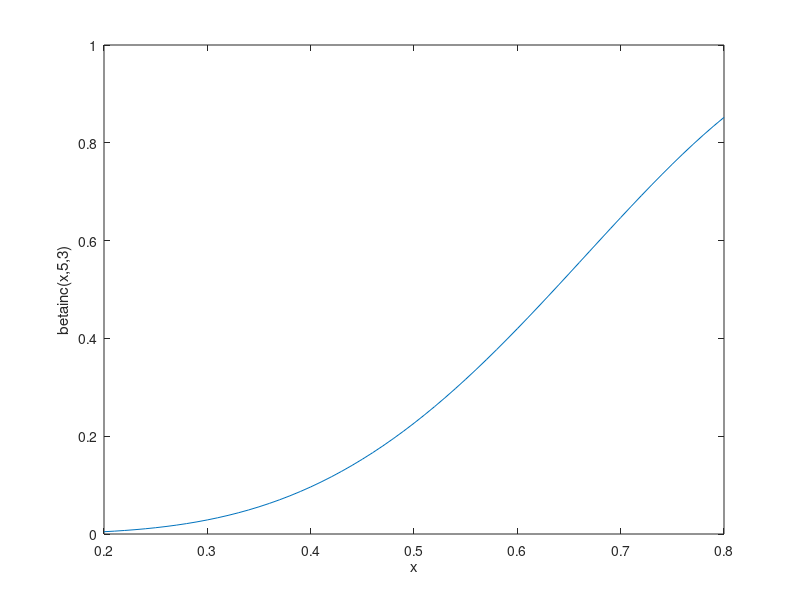

MATLAB code to generate this figure:
% Regression test function (black box) for betainc
% This function is autogenerated by helpgen.py
function bbtest_success = bbtest_mathfunctions_betainc
  bbtest_success = 1;
NumErrors = 0;
try
  x=.2:.01:.8;
catch
  NumErrors = NumErrors + 1;
end
try
  y = betainc(x,5,3);
catch
  NumErrors = NumErrors + 1;
end
try
  plot(x,y); xlabel('x'); ylabel('betainc(x,5,3)');
catch
  NumErrors = NumErrors + 1;
end
try
  mprint betainc1
catch
  NumErrors = NumErrors + 1;
end
if (NumErrors ~= 0) bbtest_success = 0; return; end
